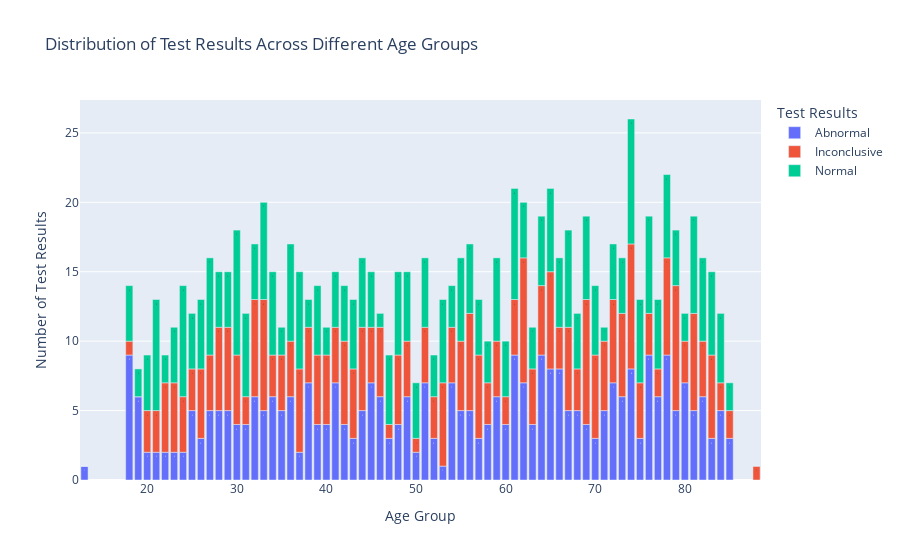

Notebook code for this chart:
### Code cell
#What is the distribution of test results across different age groups?

# Define connection parameters
conn_params = {
    'dbname': 'healthcare',
    'user': 'postgres',
    'password': 'Radin@5286',
    'host': 'localhost',
    'port': '5432'
}

# URL encoding the password if it contains special characters
password = conn_params['password'].replace('@', '%40')
engine = create_engine(f'postgresql+psycopg2://{conn_params["user"]}:{password}@{conn_params["host"]}:{conn_params["port"]}/{conn_params["dbname"]}')

# Read data from the database into a DataFrame
query = """
SELECT pt."Age", tr."Test_Results"
FROM "Test_Results_Table" tr
JOIN "Admission_Table" at ON tr."AdmissionID" = at."AdmissionID"
JOIN "Patient_Table" pt ON at."PatientID" = pt."PatientID";
"""

df = pd.read_sql(query, engine)

# Group by 'Age' and 'Test Results', then count occurrences
age_test_distribution = df.groupby(['Age', 'Test_Results']).size().reset_index(name='Count')

# Create a pivot table for stacked bar chart
pivot_table = age_test_distribution.pivot(index='Age', columns='Test_Results', values='Count').fillna(0)

# Reset index to use 'Age' as a column
pivot_table.reset_index(inplace=True)

# Melt the pivot table for Plotly compatibility
melted_df = pivot_table.melt(id_vars='Age', var_name='Test Results', value_name='Count')

# Create the interactive stacked bar chart
fig = px.bar(melted_df, x='Age', y='Count', color='Test Results', 
             title='Distribution of Test Results Across Different Age Groups',
             labels={'Count': 'Number of Test Results', 'Age': 'Age Group'},
             text='Count')

# Show the plot
fig.show()

### Figure 1 — Plotly figure (JSON) as saved in the notebook; plotly's stock layout.template omitted (floating-point values rounded to 4 significant figures)
{"data": [{"alignmentgroup": "True", "hovertemplate": "Test Results=Abnormal<br>Age Group=%{x}<br>Number of Test Results=%{text}<extra></extra>", "legendgroup": "Abnormal", "marker": {"color": "#636efa", "pattern": {"shape": ""}}, "name": "Abnormal", "offsetgroup": "Abnormal", "orientation": "v", "showlegend": true, "text": [1, 9, 6, 2, 2, 2, 2, 2, 5, 3, 5, 5, 5, 4, 4, 6, 5, 6, 5, 6, 2, 7, 4, 4, 7, 4, 3, 5, 7, 6, 3, 4, 6, 2, 7, 3, 1, 7, 5, 5, 3, 4, 6, 4, 9, 7, 4, 9, 8, 8, 5, 5, 4, 3, 5, 7, 6, 8, 3, 9, 6, 9, 5, 7, 5, 6, 3, 5, 3, 0], "textposition": "auto", "type": "bar", "x": [13, 18, 19, 20, 21, 22, 23, 24, 25, 26, 27, 28, 29, 30, 31, 32, 33, 34, 35, 36, 37, 38, 39, 40, 41, 42, 43, 44, 45, 46, 47, 48, 49, 50, 51, 52, 53, 54, 55, 56, 57, 58, 59, 60, 61, 62, 63, 64, 65, 66, 67, 68, 69, 70, 71, 72, 73, 74, 75, 76, 77, 78, 79, 80, 81, 82, 83, 84, 85, 88], "xaxis": "x", "y": [1, 9, 6, 2, 2, 2, 2, 2, 5, 3, 5, 5, 5, 4, 4, 6, 5, 6, 5, 6, 2, 7, 4, 4, 7, 4, 3, 5, 7, 6, 3, 4, 6, 2, 7, 3, 1, 7, 5, 5, 3, 4, 6, 4, 9, 7, 4, 9, 8, 8, 5, 5, 4, 3, 5, 7, 6, 8, 3, 9, 6, 9, 5, 7, 5, 6, 3, 5, 3, 0], "yaxis": "y"}, {"alignmentgroup": "True", "hovertemplate": "Test Results=Inconclusive<br>Age Group=%{x}<br>Number of Test Results=%{text}<extra></extra>", "legendgroup": "Inconclusive", "marker": {"color": "#EF553B", "pattern": {"shape": ""}}, "name": "Inconclusive", "offsetgroup": "Inconclusive", "orientation": "v", "showlegend": true, "text": [0, 1, 0, 3, 3, 5, 5, 4, 3, 5, 4, 6, 6, 5, 2, 7, 8, 3, 4, 4, 6, 4, 5, 5, 4, 6, 5, 6, 4, 5, 1, 5, 4, 1, 4, 3, 6, 4, 5, 7, 6, 3, 4, 2, 4, 9, 4, 5, 7, 3, 6, 3, 9, 6, 5, 6, 6, 9, 4, 3, 2, 7, 9, 3, 7, 4, 6, 2, 2, 1], "textposition": "auto", "type": "bar", "x": [13, 18, 19, 20, 21, 22, 23, 24, 25, 26, 27, 28, 29, 30, 31, 32, 33, 34, 35, 36, 37, 38, 39, 40, 41, 42, 43, 44, 45, 46, 47, 48, 49, 50, 51, 52, 53, 54, 55, 56, 57, 58, 59, 60, 61, 62, 63, 64, 65, 66, 67, 68, 69, 70, 71, 72, 73, 74, 75, 76, 77, 78, 79, 80, 81, 82, 83, 84, 85, 88], "xaxis": "x", "y": [0, 1, 0, 3, 3, 5, 5, 4, 3, 5, 4, 6, 6, 5, 2, 7, 8, 3, 4, 4, 6, 4, 5, 5, 4, 6, 5, 6, 4, 5, 1, 5, 4, 1, 4, 3, 6, 4, 5, 7, 6, 3, 4, 2, 4, 9, 4, 5, 7, 3, 6, 3, 9, 6, 5, 6, 6, 9, 4, 3, 2, 7, 9, 3, 7, 4, 6, 2, 2, 1], "yaxis": "y"}, {"alignmentgroup": "True", "hovertemplate": "Test Results=Normal<br>Age Group=%{x}<br>Number of Test Results=%{text}<extra></extra>", "legendgroup": "Normal", "marker": {"color": "#00cc96", "pattern": {"shape": ""}}, "name": "Normal", "offsetgroup": "Normal", "orientation": "v", "showlegend": true, "text": [0, 4, 2, 4, 8, 2, 4, 8, 4, 5, 7, 4, 4, 9, 6, 4, 7, 6, 2, 7, 7, 2, 5, 2, 4, 4, 5, 5, 4, 1, 5, 6, 5, 4, 5, 3, 6, 3, 6, 5, 4, 3, 6, 4, 8, 4, 3, 5, 6, 5, 7, 4, 6, 5, 1, 4, 4, 9, 6, 7, 5, 6, 4, 2, 7, 6, 6, 5, 2, 0], "textposition": "auto", "type": "bar", "x": [13, 18, 19, 20, 21, 22, 23, 24, 25, 26, 27, 28, 29, 30, 31, 32, 33, 34, 35, 36, 37, 38, 39, 40, 41, 42, 43, 44, 45, 46, 47, 48, 49, 50, 51, 52, 53, 54, 55, 56, 57, 58, 59, 60, 61, 62, 63, 64, 65, 66, 67, 68, 69, 70, 71, 72, 73, 74, 75, 76, 77, 78, 79, 80, 81, 82, 83, 84, 85, 88], "xaxis": "x", "y": [0, 4, 2, 4, 8, 2, 4, 8, 4, 5, 7, 4, 4, 9, 6, 4, 7, 6, 2, 7, 7, 2, 5, 2, 4, 4, 5, 5, 4, 1, 5, 6, 5, 4, 5, 3, 6, 3, 6, 5, 4, 3, 6, 4, 8, 4, 3, 5, 6, 5, 7, 4, 6, 5, 1, 4, 4, 9, 6, 7, 5, 6, 4, 2, 7, 6, 6, 5, 2, 0], "yaxis": "y"}], "layout": {"autosize": true, "barmode": "relative", "legend": {"title": {"text": "Test Results"}, "tracegroupgap": 0}, "title": {"text": "Distribution of Test Results Across Different Age Groups"}, "xaxis": {"anchor": "y", "autorange": true, "domain": [0, 1], "range": [12.5, 88.5], "title": {"text": "Age Group"}, "type": "linear"}, "yaxis": {"anchor": "x", "autorange": true, "domain": [0, 1], "range": [0, 27.37], "title": {"text": "Number of Test Results"}, "type": "linear"}}}
